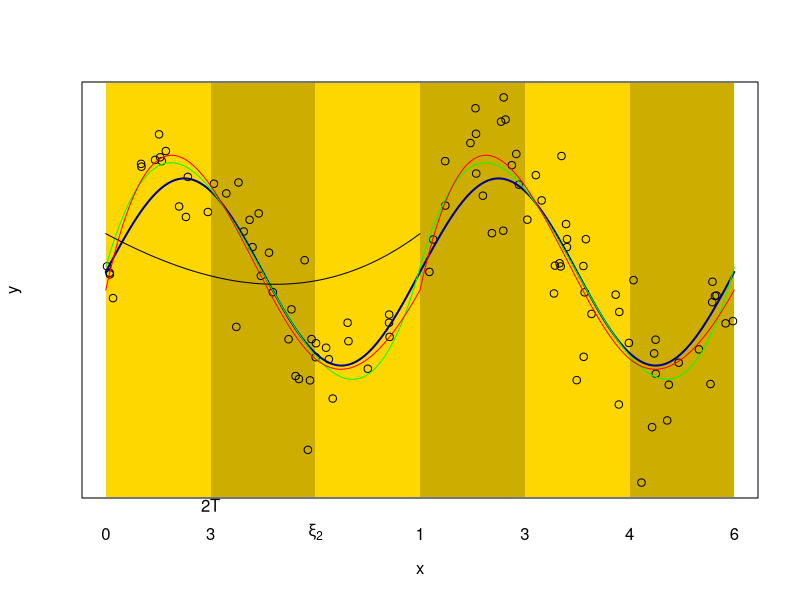

Generate this figure with R:
period <- 2*pi
x = runif(100, 0, 2*period)
y = sin(x) + rnorm(100, sd=0.5)


# plot the data 
plot(x,y, type = 'n', xaxt='n', yaxt='n')
delta = 0.01
rect(0, par("usr")[3]+delta, period/3, par("usr")[4]-delta,col = "gold1", border = NA)
rect(period/3, par("usr")[3]+delta, 2*period/3, par("usr")[4]-delta,col = "gold3", border = NA)
rect(2*period/3, par("usr")[3]+delta, period, par("usr")[4]-delta, col = "gold1", border = NA)
rect(period, par("usr")[3]+delta, 4*period/3, par("usr")[4]-delta,col = "gold3", border = NA)
rect(4*period/3, par("usr")[3]+delta, 5*period/3, par("usr")[4]-delta, col = "gold1", border = NA)
rect(5*period/3, par("usr")[3]+delta, 2*period, par("usr")[4]-delta,col = "gold3", border = NA)
axis(side = 1, at = c(0, period/3, 2*period/3, period, 4*period/3, 5*period/3, 2*period),
     labels = c(0, expression(frac(2*T,3)), expression(xi[2]), 1,3,4, 6), cex.axis=1, line = +0.3, lwd = 0)
points(x,y)
?axis
# plot the true underlying function
x_vals = seq(from=0, to=2*period, length.out = 200)
lines(x_vals, sin(x_vals), lwd=2, col='darkblue')

# subtract the period from observations until they are at their minimum positve value
x <- ifelse(x>period, x-period, x)

# fit a periodic cubic polynomial, continuous at the boundries 
basis <- cbind(rep(1,100), x**2 - period*x,  x**3 - (period**2)*x)
mod <- lm(y ~ 0 + basis[,1] + basis[,2] + basis[,3])
mod_vals = seq(from=0, to=period, length.out = 100)
mod_basis <- cbind(rep(1,100), mod_vals**2 - period*mod_vals,  mod_vals**3 - (period**2)*mod_vals)
y_mod <- mod$coefficients[1]*mod_basis[,1] + mod$coefficients[2]*mod_basis[,2] +
  mod$coefficients[3]*mod_basis[,3]
lines(mod_vals, y_mod, col='green')
lines(mod_vals + period, y_mod, col='green')

# first order continuous
basis <- cbind(rep(1,100), -(5/2)*x*period**2 + (3/2)*period*x**2 + x**3)
mod <- lm(y ~ 0 + basis[,1] + basis[,2])
mod_vals = seq(from=0, to=period, length.out = 100)
mod_basis <- cbind(rep(1,100), -(5/2)*mod_vals*period**2 + (3/2)*period*mod_vals**2 + mod_vals**3)
y_mod <- mod$coefficients[1]*mod_basis[,1] + mod$coefficients[2]*mod_basis[,2] 
lines(mod_vals, y_mod)

# fitting a spline with 2 knots
positive_part <- function(x){x[x<0] <- 0; return(x)}

basis <- cbind(rep(1,100), x**2 - period*x, x**3 - x*period**2, 
               positive_part(x-period/3)**3 - x*((period - period/3)**3)/period,
               positive_part(x-2*period/3)**3 - x*((period - 2*period/3)**3)/period)
mod <- lm(y ~ 0 + basis[,1] + basis[,2] +  basis[,3] + basis[,4] + basis[,5])
mod_vals = seq(from=0, to=period, length.out = 100)
mod_basis <- cbind(rep(1,100), mod_vals**2 - period*mod_vals, mod_vals**3 - mod_vals*period**2, 
                   positive_part(mod_vals-period/3)**3 - mod_vals*((period - period/3)**3)/period,
                   positive_part(mod_vals-2*period/3)**3 - mod_vals*((period - 2*period/3)**3)/period)
y_mod <- mod$coefficients[1]*mod_basis[,1] + mod$coefficients[2]*mod_basis[,2] + mod$coefficients[3]*mod_basis[,3] +
   mod$coefficients[4]*mod_basis[,4] + mod$coefficients[5]*mod_basis[,5] 
lines(mod_vals, y_mod, col='red')
lines(mod_vals + period, y_mod, col='red')



